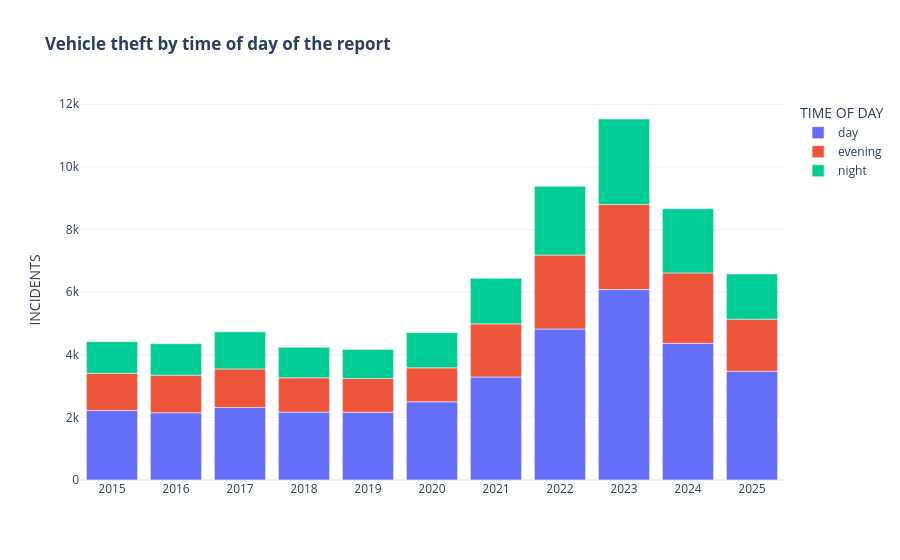

Notebook code for this chart:
### Markdown cell above
Are these thefts reported at a different time of day than before? `QUART` is the part of the day of the **report**, so for a car stolen overnight and noticed in the morning the report falls in the day.

### Code cell
tod = (pd.crosstab(vehicle["YEAR"], vehicle["TIME_OF_DAY"])[TIMES_OF_DAY]
         .reset_index().melt(id_vars="YEAR", var_name="TIME OF DAY", value_name="INCIDENTS"))

fig = px.bar(tod, x="YEAR", y="INCIDENTS", color="TIME OF DAY",
             category_orders={"TIME OF DAY": TIMES_OF_DAY},
             title="<b>Vehicle theft by time of day of the report</b>")
fig.update_xaxes(dtick=1, title=None)
fig.show()

### Figure 1 — Plotly figure (JSON) as saved in the notebook; plotly's stock layout.template omitted (floating-point values rounded to 4 significant figures)
{"data": [{"hovertemplate": "TIME OF DAY=day<br>YEAR=%{x}<br>INCIDENTS=%{y}<extra></extra>", "legendgroup": "day", "marker": {"color": "#636efa", "pattern": {"shape": ""}}, "name": "day", "orientation": "v", "showlegend": true, "textposition": "auto", "type": "bar", "x": [2015, 2016, 2017, 2018, 2019, 2020, 2021, 2022, 2023, 2024, 2025], "xaxis": "x", "y": [2219, 2146, 2319, 2168, 2164, 2498, 3291, 4824, 6080, 4365, 3473], "yaxis": "y"}, {"hovertemplate": "TIME OF DAY=evening<br>YEAR=%{x}<br>INCIDENTS=%{y}<extra></extra>", "legendgroup": "evening", "marker": {"color": "#EF553B", "pattern": {"shape": ""}}, "name": "evening", "orientation": "v", "showlegend": true, "textposition": "auto", "type": "bar", "x": [2015, 2016, 2017, 2018, 2019, 2020, 2021, 2022, 2023, 2024, 2025], "xaxis": "x", "y": [1192, 1203, 1229, 1096, 1080, 1085, 1695, 2359, 2720, 2248, 1663], "yaxis": "y"}, {"hovertemplate": "TIME OF DAY=night<br>YEAR=%{x}<br>INCIDENTS=%{y}<extra></extra>", "legendgroup": "night", "marker": {"color": "#00cc96", "pattern": {"shape": ""}}, "name": "night", "orientation": "v", "showlegend": true, "textposition": "auto", "type": "bar", "x": [2015, 2016, 2017, 2018, 2019, 2020, 2021, 2022, 2023, 2024, 2025], "xaxis": "x", "y": [1007, 1003, 1184, 973, 926, 1123, 1454, 2194, 2728, 2048, 1443], "yaxis": "y"}], "layout": {"barmode": "relative", "legend": {"title": {"text": "TIME OF DAY"}, "tracegroupgap": 0}, "title": {"text": "<b>Vehicle theft by time of day of the report</b>"}, "xaxis": {"anchor": "y", "domain": [0, 1], "dtick": 1, "title": {}}, "yaxis": {"anchor": "x", "domain": [0, 1], "title": {"text": "INCIDENTS"}}}}
